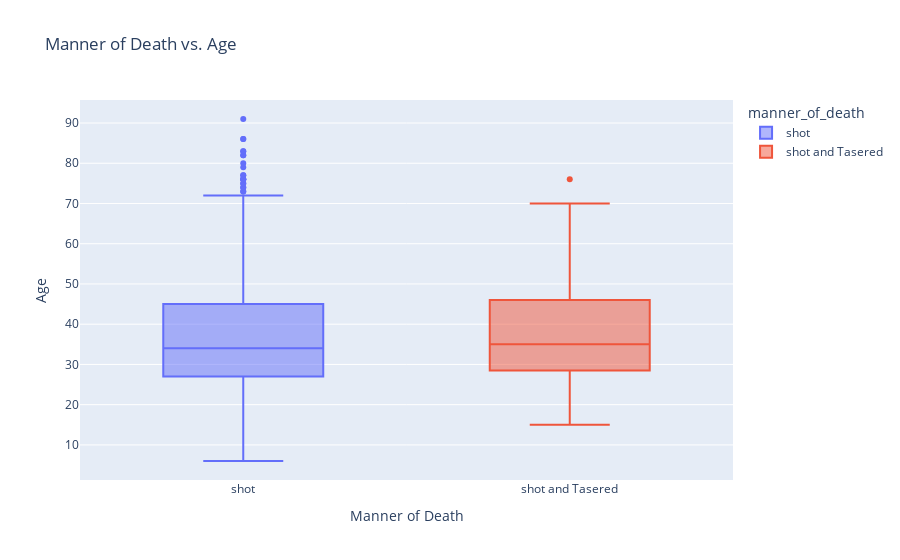

The notebook cell this image was saved under:
### Code cell
box = px.box(df_manner_gender_age,
             x="manner_of_death", 
             y="age",
             color="manner_of_death",
             title="Manner of Death vs. Age")
 
box.update_layout(xaxis_title="Manner of Death",
                  yaxis_title="Age",)
box.show()

### Figure 1 — Plotly figure (JSON) as saved in the notebook; plotly's stock layout.template omitted (floating-point values rounded to 4 significant figures; data arrays with more than 128 entries replaced by an {"elided": "..."} marker saying what was removed)
{"data": [{"alignmentgroup": "True", "hovertemplate": "manner_of_death=%{x}<br>age=%{y}<extra></extra>", "legendgroup": "shot", "marker": {"color": "#636efa"}, "name": "shot", "notched": false, "offsetgroup": "shot", "orientation": "v", "showlegend": true, "type": "box", "x": {"elided": "2363 str values"}, "x0": " ", "xaxis": "x", "y": {"elided": "2363 int values"}, "y0": " ", "yaxis": "y"}, {"alignmentgroup": "True", "hovertemplate": "manner_of_death=%{x}<br>age=%{y}<extra></extra>", "legendgroup": "shot and Tasered", "marker": {"color": "#EF553B"}, "name": "shot and Tasered", "notched": false, "offsetgroup": "shot and Tasered", "orientation": "v", "showlegend": true, "type": "box", "x": {"elided": "172 str values"}, "x0": " ", "xaxis": "x", "y": {"elided": "172 int values"}, "y0": " ", "yaxis": "y"}], "layout": {"boxmode": "overlay", "legend": {"title": {"text": "manner_of_death"}, "tracegroupgap": 0}, "title": {"text": "Manner of Death vs. Age"}, "xaxis": {"anchor": "y", "categoryarray": ["shot", "shot and Tasered"], "categoryorder": "array", "domain": [0, 1], "title": {"text": "Manner of Death"}}, "yaxis": {"anchor": "x", "domain": [0, 1], "title": {"text": "Age"}}}}
